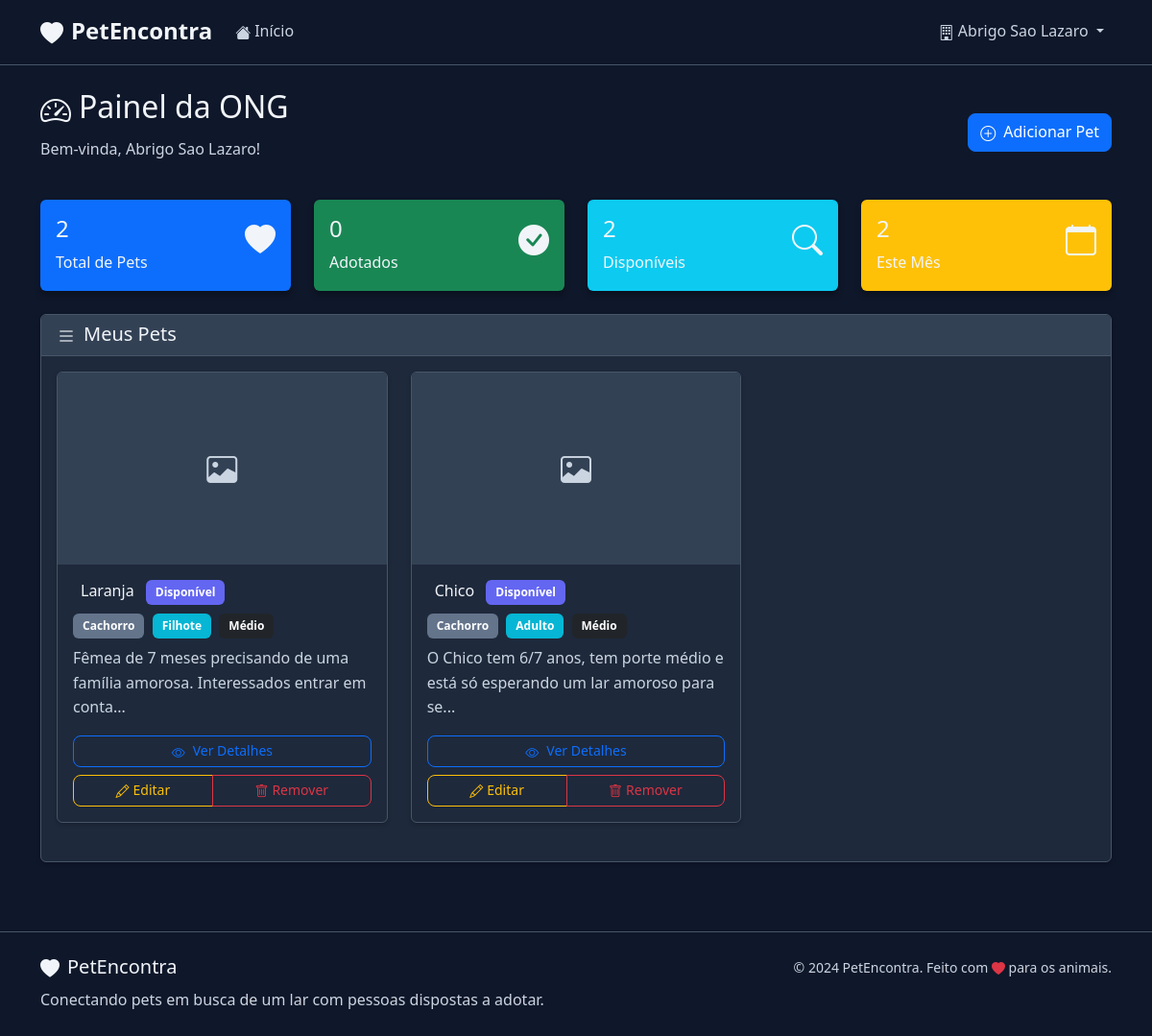
Screenshot of /ong/painel (signed in) with the database file from the repository.
### models.py (models this page shows, shortened)
class Ong(UserMixin, db.Model):
    id = db.Column(db.Integer, primary_key=True)
    tipo_pessoa = db.Column(db.String(2), nullable=False, default='PJ')  # 'PF' ou 'PJ'
    nome = db.Column(db.String(100), nullable=False)
    cnpj = db.Column(db.String(18), unique=True, nullable=True)  # Pode ser CPF ou CNPJ
    cpf = db.Column(db.String(14), unique=True, nullable=True)  # Para pessoa física
    email = db.Column(db.String(120), unique=True, nullable=False)
    senha_hash = db.Column(db.String(128), nullable=False)
    endereco = db.Column(db.String(200))
    cidade = db.Column(db.String(100))
    cep = db.Column(db.String(8))
    telefone = db.Column(db.String(15))
    latitude = db.Column(db.Float)
    longitude = db.Column(db.Float)
    data_cadastro = db.Column(db.DateTime, default=datetime.utcnow)
    pets = db.relationship('Pet', backref='ong', lazy=True, cascade='all, delete-orphan')

class Pet(db.Model):
    ESPECIES = ['Cachorro', 'Gato']
    IDADES = ['Filhote', 'Adulto']
    PORTES = ['Pequeno', 'Médio', 'Grande']
    id = db.Column(db.Integer, primary_key=True)
    nome = db.Column(db.String(100), nullable=False)
    especie = db.Column(db.String(20), nullable=False)
    idade = db.Column(db.String(20), nullable=False)
    porte = db.Column(db.String(20))
    descricao = db.Column(db.Text)
    foto_url = db.Column(db.String(200))
    data_cadastro = db.Column(db.DateTime, default=datetime.utcnow)
    adotado = db.Column(db.Boolean, default=False)
    ong_id = db.Column(db.Integer, db.ForeignKey('ong.id'), nullable=False)

### app.py (the view)
@app.route('/ong/painel')
@login_required
def ong_painel():
    pets = Pet.query.filter_by(ong_id=current_user.id).all()
    return render_template('ong_painel.html', pets=pets)

### app.py (called while the page is built)
@login_manager.user_loader
def load_user(user_id):
    return Ong.query.get(int(user_id))

### templates/ong_painel.html (shortened to what this page needs)
{% extends "base.html" %}
{% block content %}
<div class="container" style="background-color: var(--bg-primary);">
    <div class="row mb-4">
        <div class="col-12">
            <div class="d-flex justify-content-between align-items-center">
                <div>
                    <h2><i class="bi bi-speedometer2 me-2"></i>Painel da ONG</h2>
                    <p class="text-muted">Bem-vinda, {{ current_user.nome }}!</p>
                </div>
                <a href="{{ url_for('adicionar_pet') }}" class="btn btn-primary">
                    <i class="bi bi-plus-circle me-2"></i>Adicionar Pet
                </a>
            </div>
        </div>
    </div>
    <div class="row mb-4">
        <div class="col-md-3">
            <div class="card bg-primary text-white">
                <div class="card-body">
                    <div class="d-flex justify-content-between">
                        <div>
                            <h4>{{ pets|length }}</h4>
                            <p class="mb-0">Total de Pets</p>
                        </div>
                        <i class="bi bi-heart-fill" style="font-size: 2rem;"></i>
                    </div>
                </div>
            </div>
        </div>
        <div class="col-md-3">
            <div class="card bg-success text-white">
                <div class="card-body">
                    <div class="d-flex justify-content-between">
                        <div>
                            <h4>{{ pets|selectattr('adotado', 'equalto', True)|list|length }}</h4>
                            <p class="mb-0">Adotados</p>
                        </div>
                        <i class="bi bi-check-circle-fill" style="font-size: 2rem;"></i>
                    </div>
                </div>
            </div>
        </div>
        <div class="col-md-3">
            <div class="card bg-info text-white">
                <div class="card-body">
                    <div class="d-flex justify-content-between">
                        <div>
                            <h4>{{ pets|selectattr('adotado', 'equalto', False)|list|length }}</h4>
                            <p class="mb-0">Disponíveis</p>
                        </div>
                        <i class="bi bi-search" style="font-size: 2rem;"></i>
                    </div>
                </div>
            </div>
        </div>
        <div class="col-md-3">
            <div class="card bg-warning text-white">
                <div class="card-body">
                    <div class="d-flex justify-content-between">
                        <div>
                            <h4>{{ (pets|selectattr('data_cadastro', 'defined')|list|length) if pets else 0 }}</h4>
                            <p class="mb-0">Este Mês</p>
                        </div>
                        <i class="bi bi-calendar" style="font-size: 2rem;"></i>
                    </div>
                </div>
            </div>
        </div>
    </div>
    <div class="row">
        <div class="col-12">
            <div class="card">
                <div class="card-header">
                    <h5 class="mb-0">
                        <i class="bi bi-list me-2"></i>Meus Pets
                    </h5>
                </div>
                <div class="card-body">
                    {% if pets %}
                        <div class="row">
                            {% for pet in pets %}
                                <div class="col-lg-4 col-md-6 mb-4">
                                    <div class="card h-100">
                                        {% if pet.foto_url %}
                                            <img src="{{ pet.foto_url }}" class="card-img-top" alt="{{ pet.nome }}" style="height: 200px; object-fit: cover;">
                                        {% else %}
                                            <div class="card-img-top bg-light d-flex align-items-center justify-content-center" style="height: 200px;">
                                                <i class="bi bi-image text-muted" style="font-size: 2rem;"></i>
                                            </div>
                                        {% endif %}
                                        <div class="card-body d-flex flex-column">
                                            <h6 class="card-title">
                                                {{ pet.nome }}
                                                {% if pet.adotado %}
                                                    <span class="badge bg-success ms-2">Adotado</span>
                                                {% else %}
                                                    <span class="badge bg-primary ms-2">Disponível</span>
                                                {% endif %}
                                            </h6>
                                            <div class="mb-2">
                                                <span class="badge bg-secondary me-1">{{ pet.especie }}</span>
                                                <span class="badge bg-info me-1">{{ pet.idade }}</span>
                                                {% if pet.porte %}
                                                    <span class="badge bg-dark">{{ pet.porte }}</span>
                                                {% endif %}
                                            </div>
                                            {% if pet.descricao %}
                                                <p class="card-text flex-grow-1">{{ pet.descricao[:80] }}{% if pet.descricao|length > 80 %}...{% endif %}</p>
                                            {% endif %}
                                            <div class="mt-auto">
                                                <div class="d-grid gap-2">
                                                    <a href="{{ url_for('pet_detalhes', pet_id=pet.id) }}" class="btn btn-outline-primary btn-sm">
                                                        <i class="bi bi-eye me-2"></i>Ver Detalhes
                                                    </a>
                                                    <div class="btn-group" role="group">
                                                        <a href="{{ url_for('editar_pet', pet_id=pet.id) }}" class="btn btn-outline-warning btn-sm">
                                                            <i class="bi bi-pencil me-1"></i>Editar
                                                        </a>
                                                        <button type="button" class="btn btn-outline-danger btn-sm"
                                                                onclick="confirmarRemocao({{ pet.id }}, '{{ pet.nome }}')">
                                                            <i class="bi bi-trash me-1"></i>Remover
                                                        </button>
                                                    </div>
                                                </div>
                                            </div>
                                        </div>
                                    </div>
                                </div>
                            {% endfor %}
                        </div>
                    {% endif %}
                </div>
            </div>
        </div>
    </div>
</div>
{% endblock %}

### templates/base.html (shortened to what this page needs)
<!DOCTYPE html>
<html lang="pt-BR">
<head>
    <link href="https://cdn.jsdelivr.net/npm/bootstrap@5.3.0/dist/css/bootstrap.min.css" rel="stylesheet">
    <link href="https://cdn.jsdelivr.net/npm/bootstrap-dark-5@1.1.3/dist/css/bootstrap-dark.min.css" rel="stylesheet">
    <link rel="stylesheet" href="https://cdn.jsdelivr.net/npm/bootstrap-icons@1.10.0/font/bootstrap-icons.css">
    <link rel="stylesheet" href="{{ url_for('static', filename='css/style.css') }}">
</head>
<body data-bs-theme="dark">
    <nav class="navbar navbar-expand-lg navbar-dark">
        <div class="container">
            <a class="navbar-brand" href="{{ url_for('index') }}">
                <i class="bi bi-heart-fill me-2"></i>PetEncontra
            </a>
            <div class="collapse navbar-collapse" id="navbarNav">
                <ul class="navbar-nav me-auto">
                    <li class="nav-item">
                        <a class="nav-link" href="{{ url_for('index') }}">
                            <i class="bi bi-house-fill me-1"></i>Início
                        </a>
                    </li>
                </ul>
                <ul class="navbar-nav">
                    {% if current_user.is_authenticated %}
                        <li class="nav-item dropdown">
                            <a class="nav-link dropdown-toggle" href="#" role="button" data-bs-toggle="dropdown">
                                <i class="bi bi-building me-1"></i>{{ current_user.nome }}
                            </a>
                        </li>
                    {% endif %}
                </ul>
            </div>
        </div>
    </nav>
    <main class="container-fluid py-4" style="background-color: var(--bg-primary);">
        {% block content %}{% endblock %}
    </main>
    <footer class="py-4 mt-5">
        <div class="container">
            <div class="row">
                <div class="col-md-6">
                    <h5><i class="bi bi-heart-fill me-2"></i>PetEncontra</h5>
                    <p class="mb-0">Conectando pets em busca de um lar com pessoas dispostas a adotar.</p>
                </div>
                <div class="col-md-6 text-md-end">
                    <p class="mb-0">
                        <small>&copy; 2024 PetEncontra. Feito com <i class="bi bi-heart-fill text-danger"></i> para os animais.</small>
                    </p>
                </div>
            </div>
        </div>
    </footer>
</body>
</html>

### static/css/style.css (style rules this page uses)
:root { --primary-color: #6366f1; --secondary-color: #64748b; --success-color: #10b981; --danger-color: #ef4444; --warning-color: #f59e0b; --info-color: #06b6d4; --light-color: #1e293b; --dark-color: #f1f5f9; --bg-primary: #0f172a; --bg-secondary: #1e293b; --bg-tertiary: #334155; --text-primary: #f1f5f9; --text-secondary: #cbd5e1; --border-color: #475569; }
body { font-family: 'Segoe UI', Tahoma, Geneva, Verdana, sans-serif; line-height: 1.6; color: var(--text-primary); background-color: var(--bg-primary); min-height: 100vh; }
.container, .container-fluid { background-color: transparent; }
main { background-color: transparent; }
.badge { font-size: 0.75rem; padding: 0.5em 0.75em; }
.btn { border-radius: 8px; font-weight: 500; transition: all 0.3s ease; }
.navbar { background-color: var(--bg-primary) !important; border-bottom: 1px solid var(--border-color); }
.navbar-brand { font-weight: 700; font-size: 1.5rem; color: var(--text-primary) !important; }
.navbar-nav .nav-link { font-weight: 500; transition: color 0.3s ease; color: var(--text-secondary) !important; }
footer { margin-top: auto; background-color: var(--bg-primary) !important; border-top: 1px solid var(--border-color); }
footer h5 { color: var(--text-primary); }
footer p { color: var(--text-secondary); }
.card.bg-primary, .card.bg-success, .card.bg-info, .card.bg-warning { border: none; box-shadow: 0 4px 6px rgba(0, 0, 0, 0.3); transition: transform 0.3s ease; }
.card { background-color: var(--bg-secondary); border: 1px solid var(--border-color); color: var(--text-primary); box-shadow: 0 2px 4px rgba(0, 0, 0, 0.2); }
.card-header { background-color: var(--bg-tertiary); border-bottom: 1px solid var(--border-color); color: var(--text-primary); }
.card-header h3, .card-header h4, .card-header h5 { color: var(--text-primary); margin: 0; }
.card-body { color: var(--text-primary); }
.card-title { color: var(--text-primary); }
.card-text { color: var(--text-secondary); }
.bi { vertical-align: -0.125em; }
.bg-light { background-color: var(--bg-tertiary) !important; }
.text-muted { color: var(--text-secondary) !important; }
.badge { border: 1px solid transparent; }
.badge.bg-primary { background-color: var(--primary-color) !important; }
.badge.bg-secondary { background-color: var(--secondary-color) !important; }
.badge.bg-info { background-color: var(--info-color) !important; }
a { text-decoration: none; transition: color 0.3s ease; }

### rows the page displays
Ong: nome "Abrigo Sao Lazaro"
Pet: nome "Laranja", adotado "Disponível", especie "Cachorro", idade "Filhote", porte "Médio", descricao "Fêmea de 7 meses precisando de uma família amorosa. Interessados entrar em conta"
Pet: nome "Chico", adotado "Disponível", especie "Cachorro", idade "Adulto", porte "Médio", descricao "O Chico tem 6/7 anos, tem porte médio e está só esperando um lar amoroso para se"

### other values shown
{{ pets|length }} "2"
{{ pets|selectattr('adotado', 'equalto', True)|list|length }} "0"
{{ pets|selectattr('adotado', 'equalto', False)|list|length }} "2"
